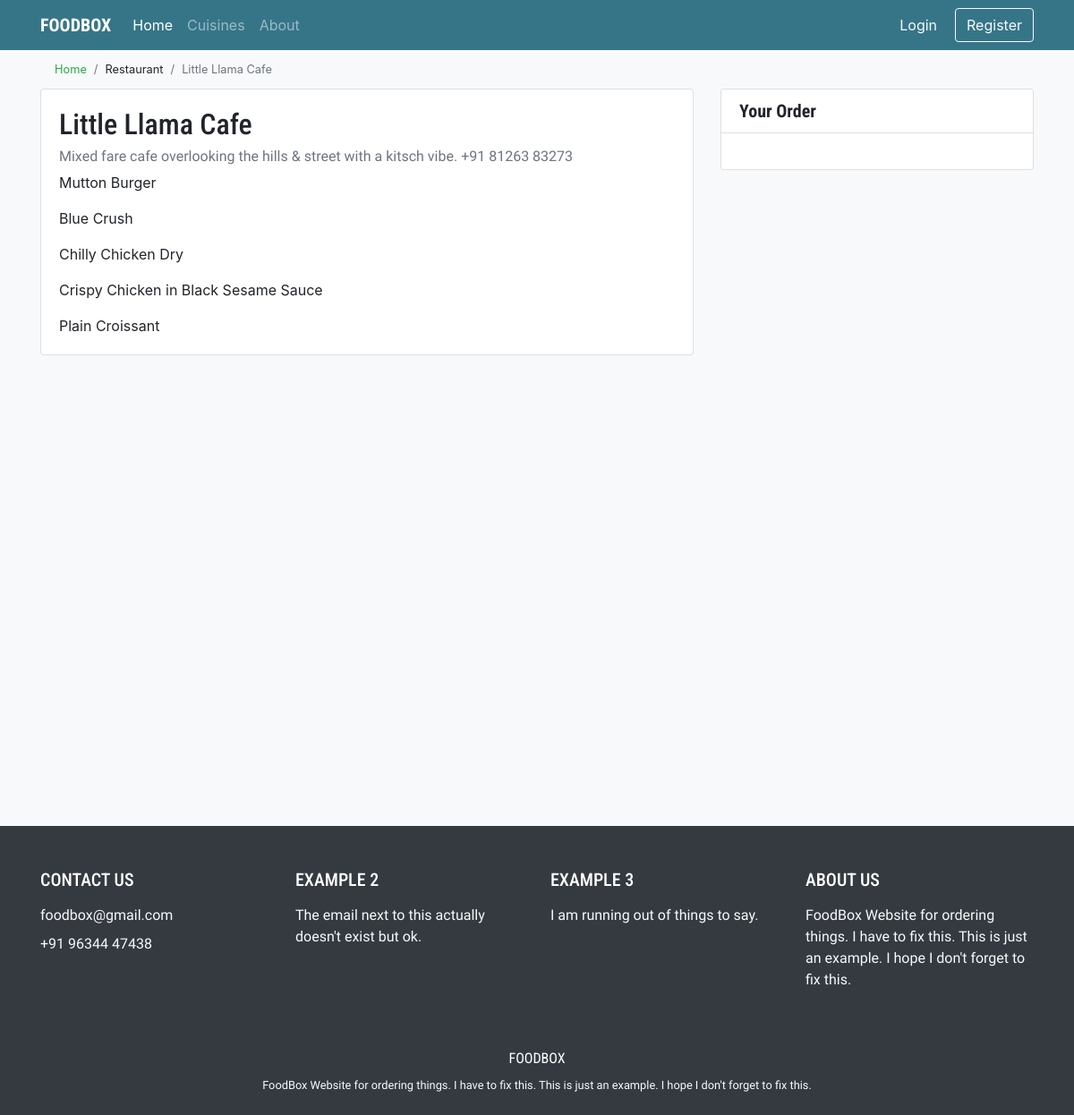
Page /restaurant/1 on the earlier database version.
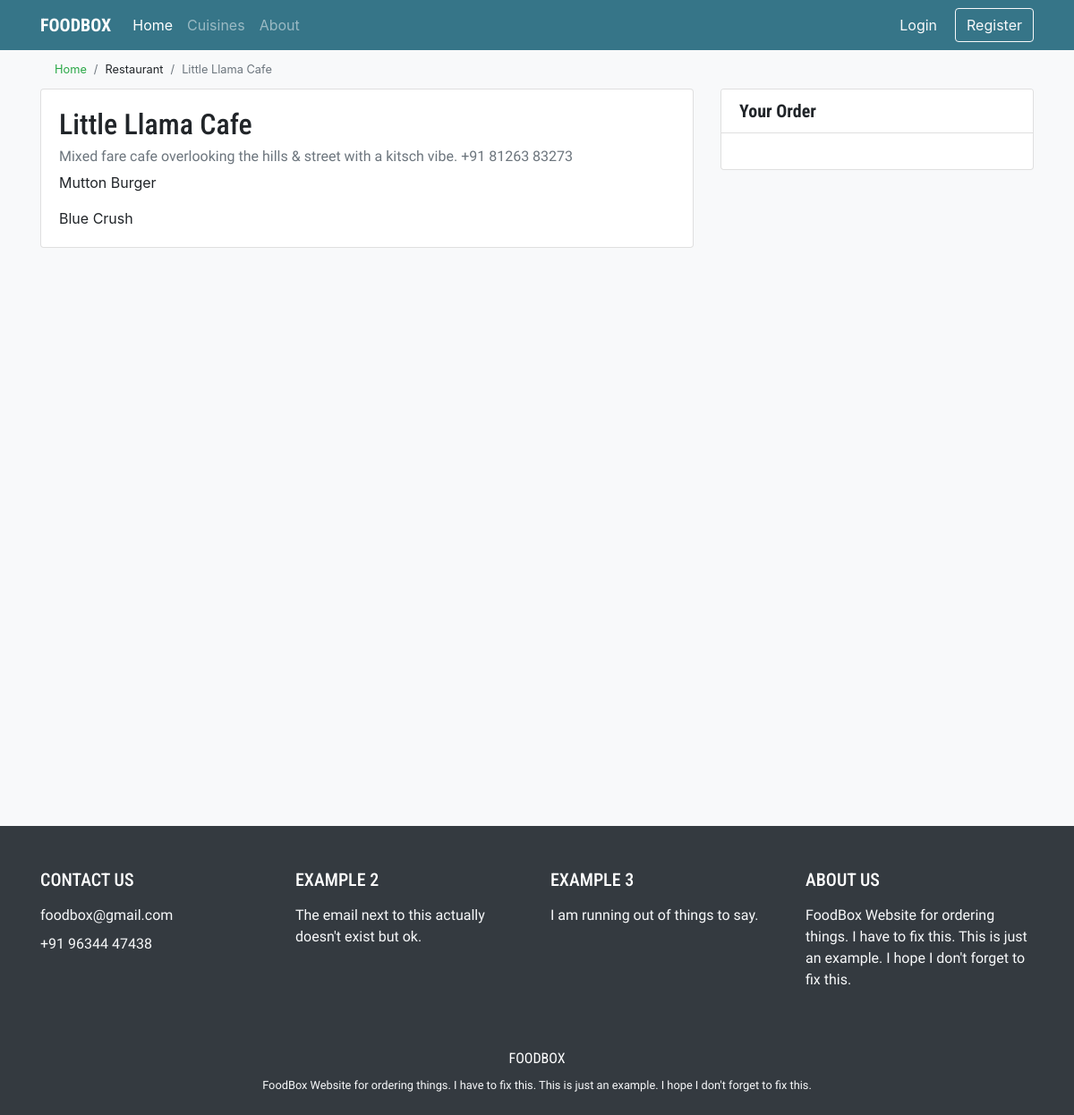
Same page on the later database version.
### food/models.py (models this page shows, shortened)
class MenuItem(models.Model):
    name = models.CharField(max_length=50)
    cost = models.IntegerField()
    description = models.TextField(blank=True)
    image = models.ImageField(upload_to='menu_item', blank=True)
    restaurant = models.ForeignKey(Restaurant, on_delete=models.CASCADE, related_name='menu')

### food/views.py (the view)
# urls.py: path("restaurant/<int:restaurant_id>", views.restaurant, name='restaurant'),
def restaurant(request, restaurant_id):
  try:
      restaurant = Restaurant.objects.get(pk=restaurant_id)
  except Post.DoesNotExist:
      raise Http404("Post does not exist")
  context = {
      "restaurant": restaurant,
      "menuItem": restaurant.menu.all(),
  }
  return render(request, "food/restaurant.html", context)

### food/templates/food/restaurant.html (shortened to what this page needs)
{% extends "food/base.html" %}
{% load static %}
{% block body %}
<nav aria-label="breadcrumb"><small>
  <ol class="breadcrumb my-0 bg-light">
    <li class="breadcrumb-item"><a href="{% url 'index' %}" class="text-success">Home</a></li>
    <li class="breadcrumb-item">Restaurant</li>
    <li class="breadcrumb-item active">{{ restaurant.name }}</li>
  </ol></small>
</nav>
<div class="row animate__animated animate__fadeIn h-100">
  <div class="col-12 col-lg-8">
    <div class="card">
      <div class="card-body">
        <h2 class="card-title" id="logo">{{ restaurant.name }}</h2>
        <h6 class="card-subtitle mb-2 text-muted" id="f1">{{ restaurant.description }} {{ restaurant.phone_number }}</h6>
        {% for menu in menuItem %}
        <p class="card-text">{{ menu.name }}</p>
        {% endfor %}
      </div>
    </div>
  </div>
  <div class="d-none d-lg-block col-12 col-lg-4">
    <div class="card">
      <div class="card-header bg-white">
        <h5 class="card-text font-weight-bold" id="logo">Your Order</h5>
      </div>
      <div class="card-body">
      </div>
    </div>
  </div>
</div>
{% endblock %}

Differences in the rows shown:
no longer on this page (row edited): MenuItem: name "Chilly Chicken Dry"
no longer on this page (row edited): MenuItem: name "Crispy Chicken in Black Sesame Sauce"
no longer on this page (row edited): MenuItem: name "Plain Croissant"
